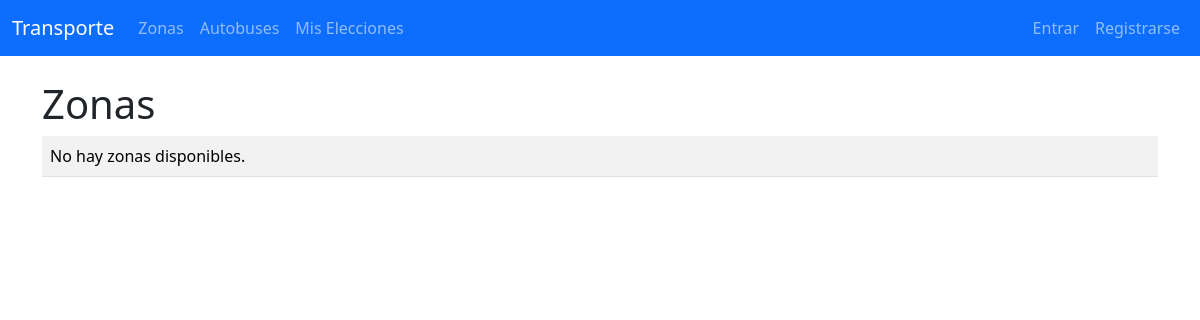
Before: /zonas/zonas/ with the older database file.
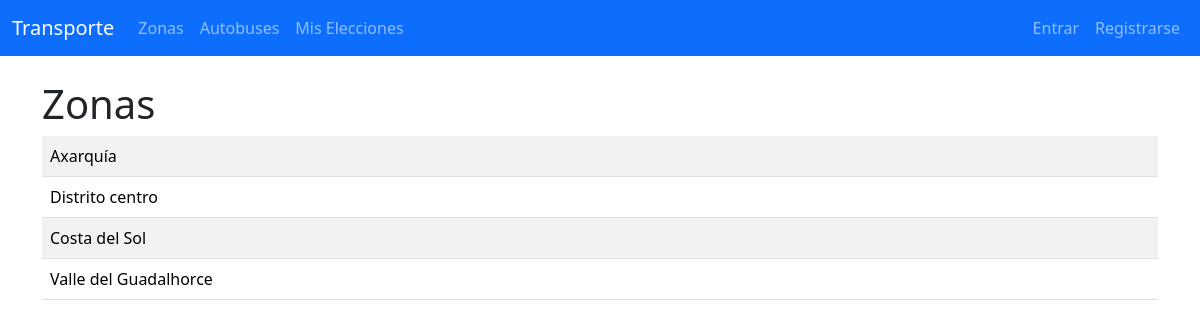
After: the same page with the newer database file.
### zonas/models.py (models this page shows, shortened)
class Zona(models.Model):
    nombre = models.CharField(max_length=100)

### zonas/views.py (the view)
# urls.py: path('zonas/', ListadoZonasView.as_view(), name='listado_zonas'),
class ListadoZonasView(ListView):
    model = Zona
    template_name = "zonas/listado_zonas.html"

### zonas/templates/zonas/listado_zonas.html (shortened to what this page needs)
{% extends "base.html" %}
{% block content %}
<h1>Zonas</h1>
<table class="table table-striped">
    <tbody>
        {% for zona in object_list %}
        <tr>
            <td>{{ zona.nombre }}</td>
        </tr>
        {% empty %}
        <tr><td colspan="2">No hay zonas disponibles.</td></tr>
        {% endfor %}
    </tbody>
</table>
{% endblock %}

### templates/base.html (shortened to what this page needs)
<!DOCTYPE html>
<html lang="es">
<head>
    <link href="https://cdn.jsdelivr.net/npm/bootstrap@5.3.2/dist/css/bootstrap.min.css" rel="stylesheet">
</head>
<body>
<nav class="navbar navbar-expand-lg navbar-dark bg-primary mb-4">
  <div class="container-fluid">
    <a class="navbar-brand" href="#">Transporte</a>
    <div class="collapse navbar-collapse">
      <ul class="navbar-nav me-auto">
        <li class="nav-item">
          <a class="nav-link" href="{% url 'listado_zonas' %}">Zonas</a>
        </li>
        <li class="nav-item">
          <a class="nav-link" href="{% url 'listado_autobuses' %}">Autobuses</a>
        </li>
        <li class="nav-item">
          <a class="nav-link" href="{% url 'mis_elecciones' %}">Mis Elecciones</a>
        </li>
      </ul>
      <ul class="navbar-nav">
        {% if user.is_authenticated %}
        <li class="nav-item">
          <span class="navbar-text me-2">Hola {{ user.username }}</span>
        </li>
        <li class="nav-item">
          <form method="post" action="{% url 'logout' %}" style="display:inline;">
            {% csrf_token %}
            <button type="submit" class="btn btn-link nav-link" style="display:inline; padding:0; border:none;">Salir</button>
        </form>
        </li>
        {% else %}
        <li class="nav-item">
          <a class="nav-link" href="{% url 'login' %}?next=/mis-elecciones/">Entrar</a>
        </li>
         <li class="nav-item">
            <a class="nav-link" href="{% url 'signup' %}">Registrarse</a>
        </li>
        {% endif %}
      </ul>
    </div>
  </div>
</nav>
<div class="container">
    {% block content %}
    {% endblock %}
</div>
</body>
</html>

Changed rows visible on the page:
added Zona: nombre "Axarquía"
added Zona: nombre "Distrito centro"
added Zona: nombre "Costa del Sol"
added Zona: nombre "Valle del Guadalhorce"
Other visible differences:
text no longer shown: "No hay zonas disponibles."
